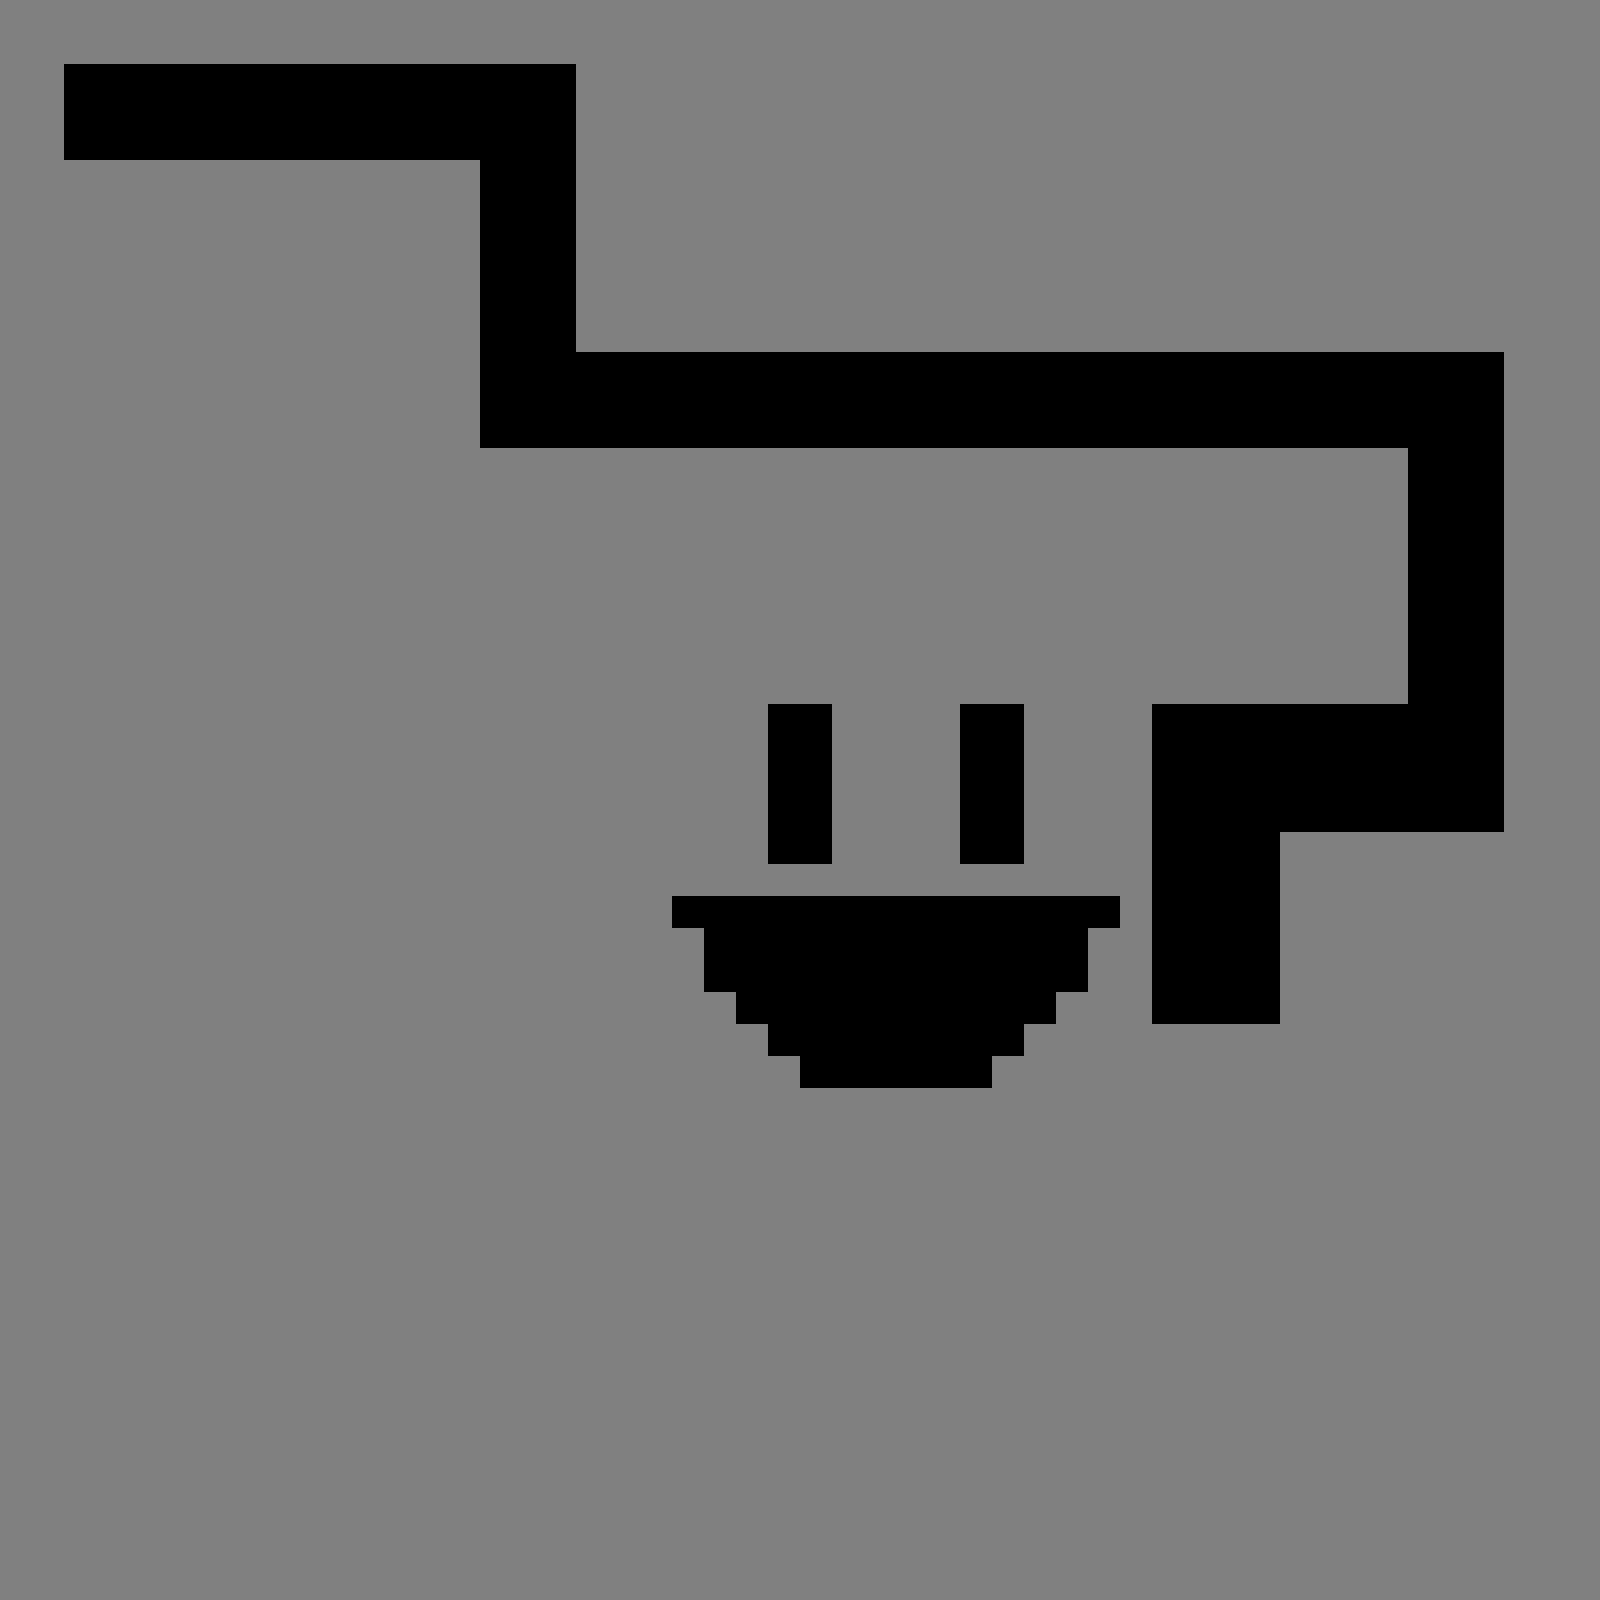

Tiled map render using the project's own tile images. Description and the whole map definition, tile-layer contents included, below:
An orthogonal 50x50 tile map with 32x32 px tiles, 1 tile layer (floor).

<map version="1.0" orientation="orthogonal" renderorder="right-down" width="50" height="50" tilewidth="32" tileheight="32" nextobjectid="10">
 <tileset firstgid="1" name="colors" tilewidth="32" tileheight="32" tilecount="330" columns="11">
  <image source="tiled-colors.png" trans="7ca3ff" width="352" height="984" />
 </tileset>
 <layer name="floor" width="50" height="50">
  <data encoding="csv">
2,2,2,2,2,2,2,2,2,2,2,2,2,2,2,2,2,2,2,2,2,2,2,2,2,2,2,2,2,2,2,2,2,2,2,2,2,2,2,2,2,2,2,2,2,2,2,2,2,2,
2,2,2,2,2,2,2,2,2,2,2,2,2,2,2,2,2,2,2,2,2,2,2,2,2,2,2,2,2,2,2,2,2,2,2,2,2,2,2,2,2,2,2,2,2,2,2,2,2,2,
2,2,0,0,0,0,0,0,0,0,0,0,0,0,0,0,0,0,2,2,2,2,2,2,2,2,2,2,2,2,2,2,2,2,2,2,2,2,2,2,2,2,2,2,2,2,2,2,2,2,
2,2,0,0,0,0,0,0,0,0,0,0,0,0,0,0,0,0,2,2,2,2,2,2,2,2,2,2,2,2,2,2,2,2,2,2,2,2,2,2,2,2,2,2,2,2,2,2,2,2,
2,2,0,0,0,0,0,0,0,0,0,0,0,0,0,0,0,0,2,2,2,2,2,2,2,2,2,2,2,2,2,2,2,2,2,2,2,2,2,2,2,2,2,2,2,2,2,2,2,2,
2,2,2,2,2,2,2,2,2,2,2,2,2,2,2,0,0,0,2,2,2,2,2,2,2,2,2,2,2,2,2,2,2,2,2,2,2,2,2,2,2,2,2,2,2,2,2,2,2,2,
2,2,2,2,2,2,2,2,2,2,2,2,2,2,2,0,0,0,2,2,2,2,2,2,2,2,2,2,2,2,2,2,2,2,2,2,2,2,2,2,2,2,2,2,2,2,2,2,2,2,
2,2,2,2,2,2,2,2,2,2,2,2,2,2,2,0,0,0,2,2,2,2,2,2,2,2,2,2,2,2,2,2,2,2,2,2,2,2,2,2,2,2,2,2,2,2,2,2,2,2,
2,2,2,2,2,2,2,2,2,2,2,2,2,2,2,0,0,0,2,2,2,2,2,2,2,2,2,2,2,2,2,2,2,2,2,2,2,2,2,2,2,2,2,2,2,2,2,2,2,2,
2,2,2,2,2,2,2,2,2,2,2,2,2,2,2,0,0,0,2,2,2,2,2,2,2,2,2,2,2,2,2,2,2,2,2,2,2,2,2,2,2,2,2,2,2,2,2,2,2,2,
2,2,2,2,2,2,2,2,2,2,2,2,2,2,2,0,0,0,2,2,2,2,2,2,2,2,2,2,2,2,2,2,2,2,2,2,2,2,2,2,2,2,2,2,2,2,2,2,2,2,
2,2,2,2,2,2,2,2,2,2,2,2,2,2,2,0,0,0,0,0,0,0,0,0,0,0,0,0,0,0,0,0,0,0,0,0,0,0,0,0,0,0,0,0,0,0,0,2,2,2,
2,2,2,2,2,2,2,2,2,2,2,2,2,2,2,0,0,0,0,0,0,0,0,0,0,0,0,0,0,0,0,0,0,0,0,0,0,0,0,0,0,0,0,0,0,0,0,2,2,2,
2,2,2,2,2,2,2,2,2,2,2,2,2,2,2,0,0,0,0,0,0,0,0,0,0,0,0,0,0,0,0,0,0,0,0,0,0,0,0,0,0,0,0,0,0,0,0,2,2,2,
2,2,2,2,2,2,2,2,2,2,2,2,2,2,2,2,2,2,2,2,2,2,2,2,2,2,2,2,2,2,2,2,2,2,2,2,2,2,2,2,2,2,2,2,0,0,0,2,2,2,
2,2,2,2,2,2,2,2,2,2,2,2,2,2,2,2,2,2,2,2,2,2,2,2,2,2,2,2,2,2,2,2,2,2,2,2,2,2,2,2,2,2,2,2,0,0,0,2,2,2,
2,2,2,2,2,2,2,2,2,2,2,2,2,2,2,2,2,2,2,2,2,2,2,2,2,2,2,2,2,2,2,2,2,2,2,2,2,2,2,2,2,2,2,2,0,0,0,2,2,2,
2,2,2,2,2,2,2,2,2,2,2,2,2,2,2,2,2,2,2,2,2,2,2,2,2,2,2,2,2,2,2,2,2,2,2,2,2,2,2,2,2,2,2,2,0,0,0,2,2,2,
2,2,2,2,2,2,2,2,2,2,2,2,2,2,2,2,2,2,2,2,2,2,2,2,2,2,2,2,2,2,2,2,2,2,2,2,2,2,2,2,2,2,2,2,0,0,0,2,2,2,
2,2,2,2,2,2,2,2,2,2,2,2,2,2,2,2,2,2,2,2,2,2,2,2,2,2,2,2,2,2,2,2,2,2,2,2,2,2,2,2,2,2,2,2,0,0,0,2,2,2,
2,2,2,2,2,2,2,2,2,2,2,2,2,2,2,2,2,2,2,2,2,2,2,2,2,2,2,2,2,2,2,2,2,2,2,2,2,2,2,2,2,2,2,2,0,0,0,2,2,2,
2,2,2,2,2,2,2,2,2,2,2,2,2,2,2,2,2,2,2,2,2,2,2,2,2,2,2,2,2,2,2,2,2,2,2,2,2,2,2,2,2,2,2,2,0,0,0,2,2,2,
2,2,2,2,2,2,2,2,2,2,2,2,2,2,2,2,2,2,2,2,2,2,2,2,0,0,2,2,2,2,0,0,2,2,2,2,0,0,0,0,0,0,0,0,0,0,0,2,2,2,
2,2,2,2,2,2,2,2,2,2,2,2,2,2,2,2,2,2,2,2,2,2,2,2,0,0,2,2,2,2,0,0,2,2,2,2,0,0,0,0,0,0,0,0,0,0,0,2,2,2,
2,2,2,2,2,2,2,2,2,2,2,2,2,2,2,2,2,2,2,2,2,2,2,2,0,0,2,2,2,2,0,0,2,2,2,2,0,0,0,0,0,0,0,0,0,0,0,2,2,2,
2,2,2,2,2,2,2,2,2,2,2,2,2,2,2,2,2,2,2,2,2,2,2,2,0,0,2,2,2,2,0,0,2,2,2,2,0,0,0,0,0,0,0,0,0,0,0,2,2,2,
2,2,2,2,2,2,2,2,2,2,2,2,2,2,2,2,2,2,2,2,2,2,2,2,0,0,2,2,2,2,0,0,2,2,2,2,0,0,0,0,2,2,2,2,2,2,2,2,2,2,
2,2,2,2,2,2,2,2,2,2,2,2,2,2,2,2,2,2,2,2,2,2,2,2,2,2,2,2,2,2,2,2,2,2,2,2,0,0,0,0,2,2,2,2,2,2,2,2,2,2,
2,2,2,2,2,2,2,2,2,2,2,2,2,2,2,2,2,2,2,2,2,0,0,0,0,0,0,0,0,0,0,0,0,0,0,2,0,0,0,0,2,2,2,2,2,2,2,2,2,2,
2,2,2,2,2,2,2,2,2,2,2,2,2,2,2,2,2,2,2,2,2,2,0,0,0,0,0,0,0,0,0,0,0,0,2,2,0,0,0,0,2,2,2,2,2,2,2,2,2,2,
2,2,2,2,2,2,2,2,2,2,2,2,2,2,2,2,2,2,2,2,2,2,0,0,0,0,0,0,0,0,0,0,0,0,2,2,0,0,0,0,2,2,2,2,2,2,2,2,2,2,
2,2,2,2,2,2,2,2,2,2,2,2,2,2,2,2,2,2,2,2,2,2,2,0,0,0,0,0,0,0,0,0,0,2,2,2,0,0,0,0,2,2,2,2,2,2,2,2,2,2,
2,2,2,2,2,2,2,2,2,2,2,2,2,2,2,2,2,2,2,2,2,2,2,2,0,0,0,0,0,0,0,0,2,2,2,2,2,2,2,2,2,2,2,2,2,2,2,2,2,2,
2,2,2,2,2,2,2,2,2,2,2,2,2,2,2,2,2,2,2,2,2,2,2,2,2,0,0,0,0,0,0,2,2,2,2,2,2,2,2,2,2,2,2,2,2,2,2,2,2,2,
2,2,2,2,2,2,2,2,2,2,2,2,2,2,2,2,2,2,2,2,2,2,2,2,2,2,2,2,2,2,2,2,2,2,2,2,2,2,2,2,2,2,2,2,2,2,2,2,2,2,
2,2,2,2,2,2,2,2,2,2,2,2,2,2,2,2,2,2,2,2,2,2,2,2,2,2,2,2,2,2,2,2,2,2,2,2,2,2,2,2,2,2,2,2,2,2,2,2,2,2,
2,2,2,2,2,2,2,2,2,2,2,2,2,2,2,2,2,2,2,2,2,2,2,2,2,2,2,2,2,2,2,2,2,2,2,2,2,2,2,2,2,2,2,2,2,2,2,2,2,2,
2,2,2,2,2,2,2,2,2,2,2,2,2,2,2,2,2,2,2,2,2,2,2,2,2,2,2,2,2,2,2,2,2,2,2,2,2,2,2,2,2,2,2,2,2,2,2,2,2,2,
2,2,2,2,2,2,2,2,2,2,2,2,2,2,2,2,2,2,2,2,2,2,2,2,2,2,2,2,2,2,2,2,2,2,2,2,2,2,2,2,2,2,2,2,2,2,2,2,2,2,
2,2,2,2,2,2,2,2,2,2,2,2,2,2,2,2,2,2,2,2,2,2,2,2,2,2,2,2,2,2,2,2,2,2,2,2,2,2,2,2,2,2,2,2,2,2,2,2,2,2,
2,2,2,2,2,2,2,2,2,2,2,2,2,2,2,2,2,2,2,2,2,2,2,2,2,2,2,2,2,2,2,2,2,2,2,2,2,2,2,2,2,2,2,2,2,2,2,2,2,2,
2,2,2,2,2,2,2,2,2,2,2,2,2,2,2,2,2,2,2,2,2,2,2,2,2,2,2,2,2,2,2,2,2,2,2,2,2,2,2,2,2,2,2,2,2,2,2,2,2,2,
2,2,2,2,2,2,2,2,2,2,2,2,2,2,2,2,2,2,2,2,2,2,2,2,2,2,2,2,2,2,2,2,2,2,2,2,2,2,2,2,2,2,2,2,2,2,2,2,2,2,
2,2,2,2,2,2,2,2,2,2,2,2,2,2,2,2,2,2,2,2,2,2,2,2,2,2,2,2,2,2,2,2,2,2,2,2,2,2,2,2,2,2,2,2,2,2,2,2,2,2,
2,2,2,2,2,2,2,2,2,2,2,2,2,2,2,2,2,2,2,2,2,2,2,2,2,2,2,2,2,2,2,2,2,2,2,2,2,2,2,2,2,2,2,2,2,2,2,2,2,2,
2,2,2,2,2,2,2,2,2,2,2,2,2,2,2,2,2,2,2,2,2,2,2,2,2,2,2,2,2,2,2,2,2,2,2,2,2,2,2,2,2,2,2,2,2,2,2,2,2,2,
2,2,2,2,2,2,2,2,2,2,2,2,2,2,2,2,2,2,2,2,2,2,2,2,2,2,2,2,2,2,2,2,2,2,2,2,2,2,2,2,2,2,2,2,2,2,2,2,2,2,
2,2,2,2,2,2,2,2,2,2,2,2,2,2,2,2,2,2,2,2,2,2,2,2,2,2,2,2,2,2,2,2,2,2,2,2,2,2,2,2,2,2,2,2,2,2,2,2,2,2,
2,2,2,2,2,2,2,2,2,2,2,2,2,2,2,2,2,2,2,2,2,2,2,2,2,2,2,2,2,2,2,2,2,2,2,2,2,2,2,2,2,2,2,2,2,2,2,2,2,2,
2,2,2,2,2,2,2,2,2,2,2,2,2,2,2,2,2,2,2,2,2,2,2,2,2,2,2,2,2,2,2,2,2,2,2,2,2,2,2,2,2,2,2,2,2,2,2,2,2,2
</data>
 </layer>
</map>